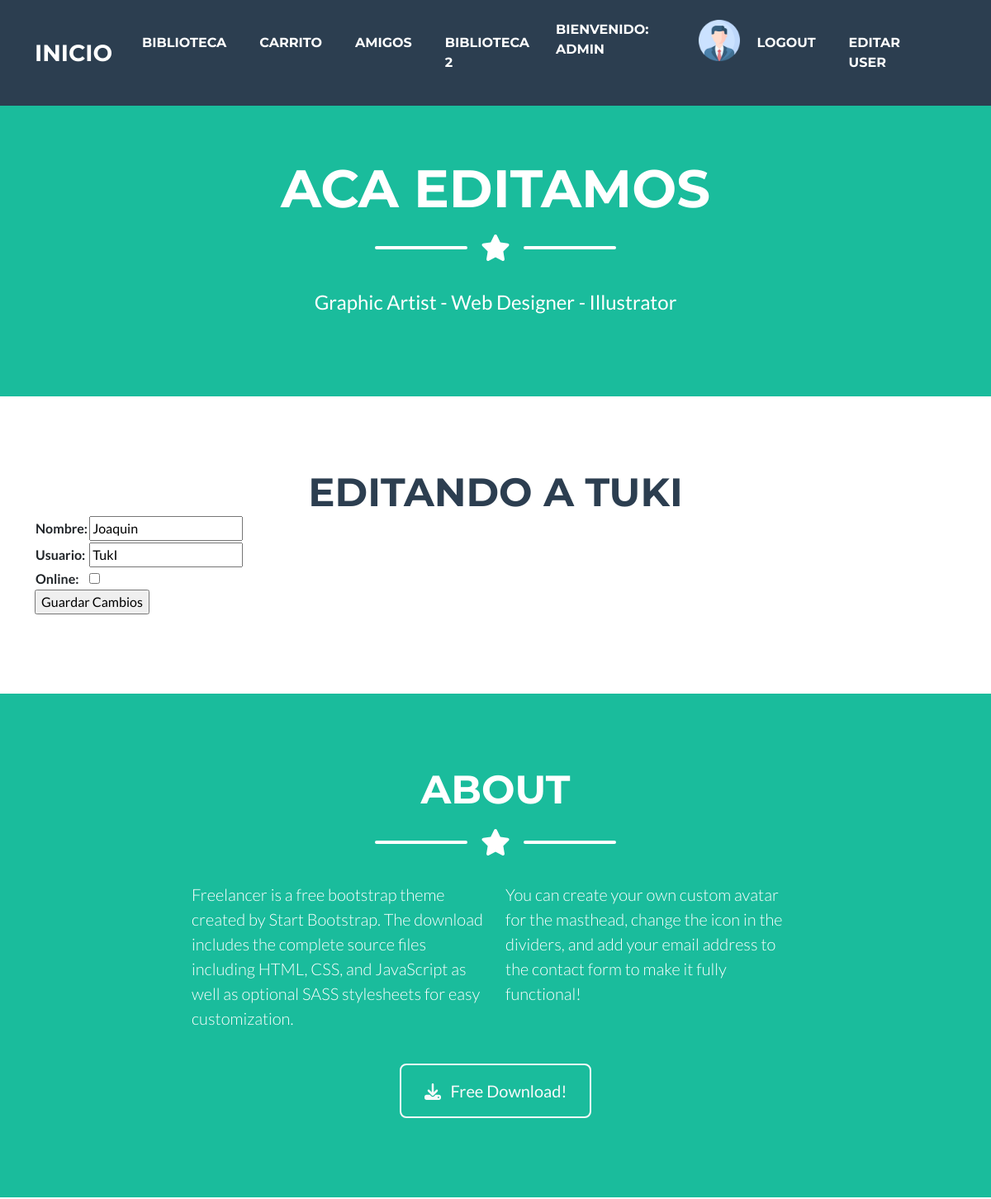
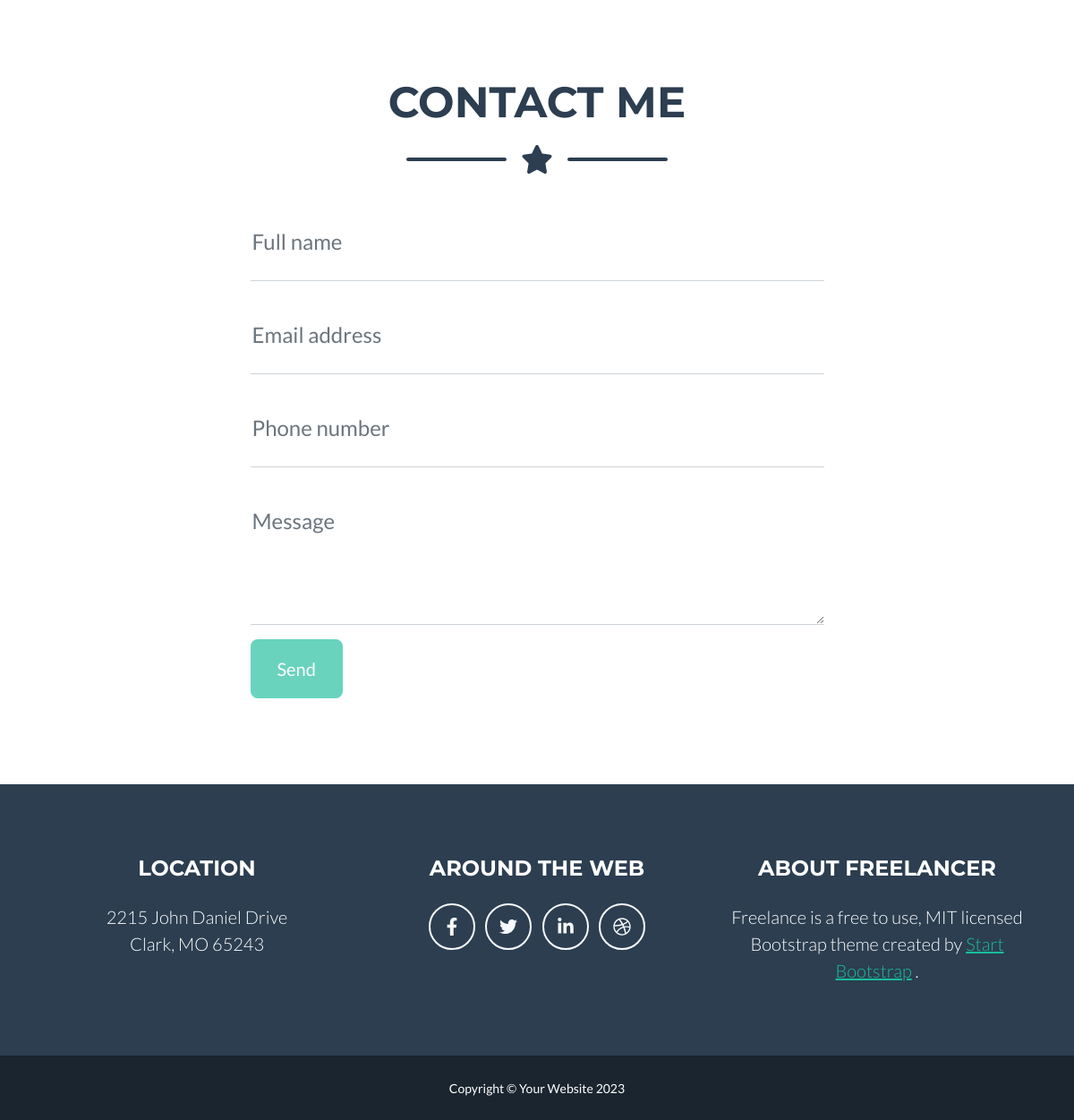
The app's page /tienda/editar_amigo/2 (signed in) with its own data (2 pictures, top to bottom).
### tienda/models.py (models this page shows, shortened)
class Lista_amigos (models.Model):
    nombre = models.CharField(max_length=50)
    usuario = models.CharField(max_length=50)
    online = models.BooleanField(default=False)

### tienda/views.py (the view)
# urls.py: path("editar_amigo/<id>", editar_amigo, name="editar_amigo"),
@login_required
def editar_amigo(request, id):
    amigo=Lista_amigos.objects.get(id=id)
    if request.method=="POST":
        form=Amigos_form(request.POST)
        if form.is_valid():
            info=form.cleaned_data
            amigo.nombre=info["nombre"]
            amigo.usuario=info["usuario"]
            amigo.online=info["online"]
            amigo.save()
            amigos=Lista_amigos.objects.all()
            formulario_amigos=Amigos_form()
            mensaje="Usuario editado"
            return render (request, "amigos.html", {"formulario":formulario_amigos, "amigos":amigos, "mensaje":mensaje, 'avatar':obtener_avatar(request)})
    else:
        amigo=Lista_amigos.objects.get(id=id)
        form_editar=Amigos_form(initial={"nombre":amigo.nombre, "usuario":amigo.usuario, "online":amigo.online, 'avatar':obtener_avatar(request)})
        return render (request, "editar_amigo.html", {"formulario":form_editar, "amigo":amigo, 'avatar':obtener_avatar(request)})
    pass

### tienda/forms.py
class Amigos_form(forms.Form):
    nombre=forms.CharField(max_length=50)
    usuario=forms.CharField(max_length=50)
    online=forms.BooleanField(required=False)

### tienda/views.py (called while the page is built)
def obtener_avatar(request):
    if request.user.is_authenticated:
        avatar= Avatar.objects.filter(user=request.user.id)
        if len(avatar) != 0:
            return avatar[0].imagen.url
        else:
            return '/media/avatares/default_avatar.png'
    else:
        return '/media/avatares/Empty.png'

### tienda/templates/editar_amigo.html (shortened to what this page needs)
{% extends "index.html" %}
{% load static %}
{% block titulo %} Aca editamos {% endblock %}
{% block subtitulo %} Editando a {{ amigo.usuario }} {% endblock %}
{% block contenido %}
<form action="{% url 'editar_amigo' amigo.id %}" method="POST">{% csrf_token %}
    <table>
        {{ formulario.as_table }}
    </table>
    <input type="submit" value="Guardar Cambios">
</form>
{% endblock %}

### tienda/templates/index.html (shortened to what this page needs)
<!DOCTYPE html>
<html lang="en">
    <head>
        {% load static %}
        <link href="{% static 'css/styles.css' %}" rel="stylesheet" />
    </head>
    <body id="page-top">
        <nav class="navbar navbar-expand-lg bg-secondary text-uppercase fixed-top" id="mainNav">
            <div class="container">
                <a class="navbar-brand" href="{% url 'inicio' %}">inicio</a>
                <div class="collapse navbar-collapse" id="navbarResponsive">
                    <ul class="navbar-nav ms-auto">
                        {% if user.is_authenticated %}
                        <li class="nav-item mx-0 mx-lg-1"><a class="nav-link py-3 px-0 px-lg-3 rounded" href="{% url 'aniadir_biblioteca' %}">Biblioteca</a></li>
                        <li class="nav-item mx-0 mx-lg-1"><a class="nav-link py-3 px-0 px-lg-3 rounded" href="{% url 'aniadir_carrito' %}">Carrito</a></li>
                        <li class="nav-item mx-0 mx-lg-1"><a class="nav-link py-3 px-0 px-lg-3 rounded" href="{% url 'aniadir_amigos' %}">Amigos</a></li>
                        <li class="nav-item mx-0 mx-lg-1"><a class="nav-link py-3 px-0 px-lg-3 rounded" href="{% url 'listar_biblioteca' %}">Biblioteca 2</a></li>
                        <p style="color: white;">bienvenido: {{ user.username }}</p>
                        <img src= '{{ avatar }}' alt="Avatar" style="width:50px;height:50px;">
                            <li class="nav-item mx-0 mx-lg-1"><a class="nav-link py-3 px-0 px-lg-3 rounded" href="{% url 'logout' %}">Logout</a></li>
                            <li class="nav-item mx-0 mx-lg-1"><a class="nav-link py-3 px-0 px-lg-3 rounded" href="{% url 'editar_usuario' %}">editar user</a></li>
                        {% else %}
                        <li class="nav-item mx-0 mx-lg-1"><a class="nav-link py-3 px-0 px-lg-3 rounded" href="{% url 'login' %}">login</a></li>
                        <li class="nav-item mx-0 mx-lg-1"><a class="nav-link py-3 px-0 px-lg-3 rounded" href="{% url 'registro' %}">Registrarse</a></li>
                        {% endif %}
                    </ul>
                </div>
            </div>
        </nav>
        <header class="masthead bg-primary text-white text-center">
            <div class="container d-flex align-items-center flex-column">
                <h1 class="masthead-heading text-uppercase mb-0">{% block titulo %} {% endblock %}</h1>
                <div class="divider-custom divider-light">
                    <div class="divider-custom-line"></div>
                    <div class="divider-custom-icon"><i class="fas fa-star"></i></div>
                    <div class="divider-custom-line"></div>
                </div>
                <p class="masthead-subheading font-weight-light mb-0">Graphic Artist - Web Designer - Illustrator</p>
            </div>
        </header>
        <section class="page-section portfolio" id="portfolio">
            <div class="container">
                <h2 class="page-section-heading text-center text-uppercase text-secondary mb-0">{% block subtitulo %} {% endblock %}</h2>
                {% block contenido %}
                {% endblock %}
            </div>
        </section>
        <section class="page-section bg-primary text-white mb-0" id="about">
            <div class="container">
                <h2 class="page-section-heading text-center text-uppercase text-white">About</h2>
                <div class="divider-custom divider-light">
                    <div class="divider-custom-line"></div>
                    <div class="divider-custom-icon"><i class="fas fa-star"></i></div>
                    <div class="divider-custom-line"></div>
                </div>
                <div class="row">
                    <div class="col-lg-4 ms-auto"><p class="lead">Freelancer is a free bootstrap theme created by Start Bootstrap. The download includes the complete source files including HTML, CSS, and JavaScript as well as optional SASS stylesheets for easy customization.</p></div>
                    <div class="col-lg-4 me-auto"><p class="lead">You can create your own custom avatar for the masthead, change the icon in the dividers, and add your email address to the contact form to make it fully functional!</p></div>
                </div>
                <div class="text-center mt-4">
                    <a class="btn btn-xl btn-outline-light" href="https://startbootstrap.com/theme/freelancer/">
                        <i class="fas fa-download me-2"></i>
                        Free Download!
                    </a>
                </div>
            </div>
        </section>
        <section class="page-section" id="contact">
            <div class="container">
                <h2 class="page-section-heading text-center text-uppercase text-secondary mb-0">Contact Me</h2>
                <div class="divider-custom">
                    <div class="divider-custom-line"></div>
                    <div class="divider-custom-icon"><i class="fas fa-star"></i></div>
                    <div class="divider-custom-line"></div>
                </div>
                <div class="row justify-content-center">
                    <div class="col-lg-8 col-xl-7">
                        <form id="contactForm" data-sb-form-api-token="API_TOKEN">
                            <div class="form-floating mb-3">
                                <input class="form-control" id="name" type="text" placeholder="Enter your name..." data-sb-validations="required" />
                                <label for="name">Full name</label>
                            </div>
                            <div class="form-floating mb-3">
                                <input class="form-control" id="email" type="email" placeholder="name@example.com" data-sb-validations="required,email" />
                                <label for="email">Email address</label>
                            </div>
                            <div class="form-floating mb-3">
                                <input class="form-control" id="phone" type="tel" placeholder="(123) 456-7890" data-sb-validations="required" />
                                <label for="phone">Phone number</label>
                            </div>
                            <div class="form-floating mb-3">
                                <textarea class="form-control" id="message" type="text" placeholder="Enter your message here..." style="height: 10rem" data-sb-validations="required"></textarea>
                                <label for="message">Message</label>
                            </div>
                            <button class="btn btn-primary btn-xl disabled" id="submitButton" type="submit">Send</button>
                        </form>
                    </div>
                </div>
            </div>
        </section>
        <footer class="footer text-center">
            <div class="container">
                <div class="row">
                    <div class="col-lg-4 mb-5 mb-lg-0">
                        <h4 class="text-uppercase mb-4">Location</h4>
                        <p class="lead mb-0">
                            2215 John Daniel Drive
                            <br />
                            Clark, MO 65243
                        </p>
                    </div>
                    <div class="col-lg-4 mb-5 mb-lg-0">
                        <h4 class="text-uppercase mb-4">Around the Web</h4>
                        <a class="btn btn-outline-light btn-social mx-1" href="#!"><i class="fab fa-fw fa-facebook-f"></i></a>
                        <a class="btn btn-outline-light btn-social mx-1" href="#!"><i class="fab fa-fw fa-twitter"></i></a>
                        <a class="btn btn-outline-light btn-social mx-1" href="#!"><i class="fab fa-fw fa-linkedin-in"></i></a>
                        <a class="btn btn-outline-light btn-social mx-1" href="#!"><i class="fab fa-fw fa-dribbble"></i></a>
                    </div>
                    <div class="col-lg-4">
                        <h4 class="text-uppercase mb-4">About Freelancer</h4>
                        <p class="lead mb-0">
                            Freelance is a free to use, MIT licensed Bootstrap theme created by
                            <a href="http://startbootstrap.com">Start Bootstrap</a>
                            .
                        </p>
                    </div>
                </div>
            </div>
        </footer>
        <div class="copyright py-4 text-center text-white">
            <div class="container"><small>Copyright &copy; Your Website 2023</small></div>
        </div>
    </body>
</html>

### records on screen
Lista_amigos: usuario "TUKI", nombre "Joaquin", usuario "TukI"

### other values on screen
{{ user.username }} "ADMIN"
